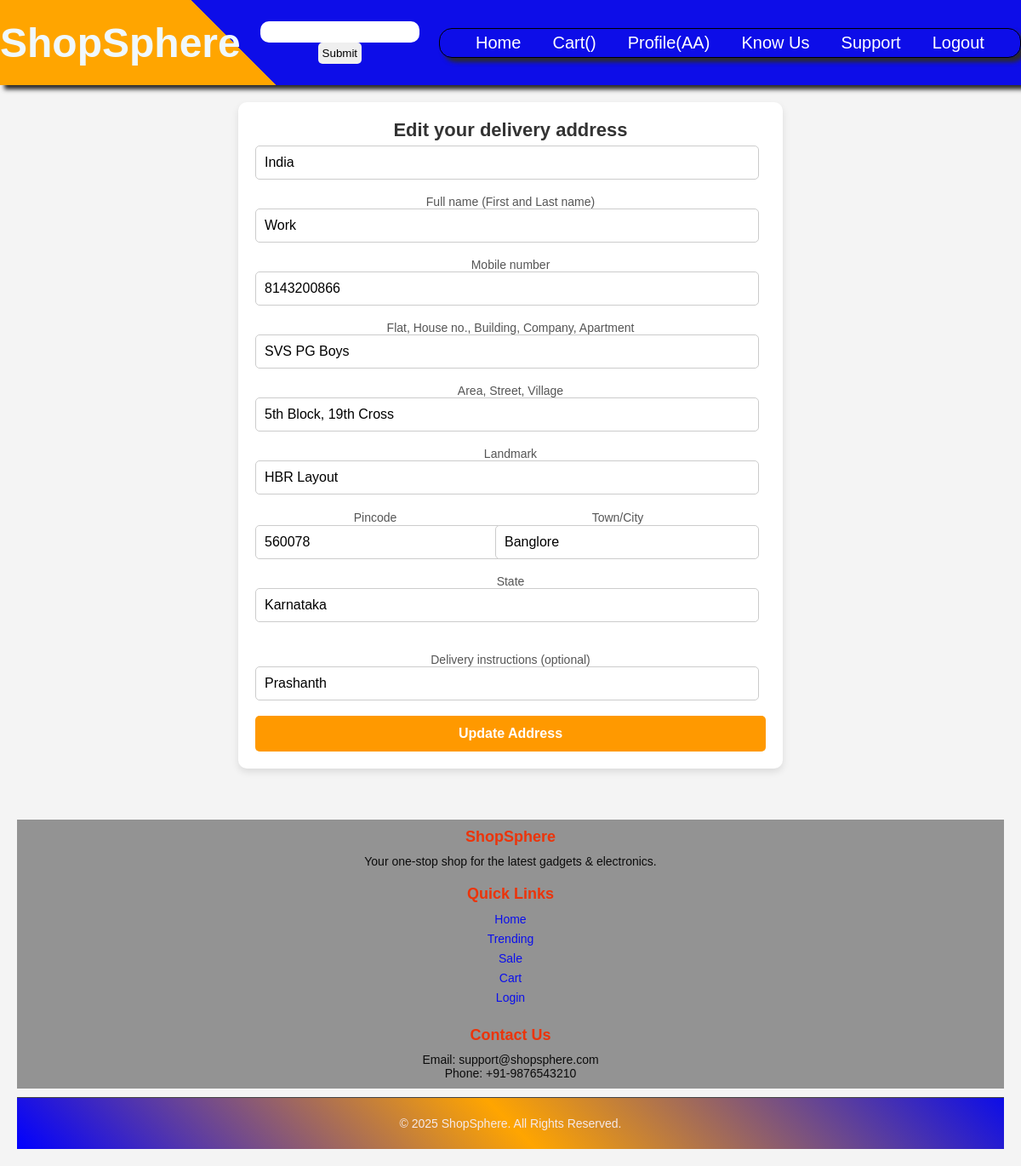
Page /editaddress/6 (signed in) on the committed database.
### base/models.py (models this page shows)
class Address(models.Model):
    host= models.ForeignKey(User, on_delete=models.CASCADE)
    name= models.CharField(max_length=255)
    phone= models.IntegerField(default='00000000')
    house= models.TextField()
    street= models.TextField()
    land= models.TextField()
    city= models.CharField(max_length=100)
    state= models.CharField(max_length=100)
    pincode= models.IntegerField(default='0000')
    country= models.CharField(max_length=100, default="India")
    instructions= models.TextField(blank=True, null=True)

### base/views.py (the view, shortened to what this page needs)
# urls.py: path('editaddress/<int:id>',views.Edit_address,name='editaddress'),
@login_required
def Edit_address(request, id):
    address = get_object_or_404(Address, id=id, host=request.user)
    return render(request, "editaddress.html", {'address': address})

### base/templates/editaddress.html (shortened to what this page needs)
{% extends 'main.html' %}
{% block content %}
<center>
    <div class="check">
        <h3>Edit your delivery address</h3>
        <form action="" method="POST">
            <input list="countries" name="country" value="{{ address.country }}" placeholder="Select Country" required>
            <br>
            <label>Full name (First and Last name)</label>
            <input type="text" name="name" value="{{ address.name }}" required><br>
            <label>Mobile number</label>
            <input type="number" name="phone" value="{{ address.phone }}" required><br>
            <label>Flat, House no., Building, Company, Apartment</label>
            <input type="text" name="house" value="{{ address.house }}" required><br>
            <label>Area, Street, Village</label>
            <input type="text" name="street" value="{{ address.street }}" required><br>
            <label>Landmark</label>
            <input type="text" name="land" value="{{ address.land }}" required><br>
            <div class="a">
                <div class="aa">
                    <label for="">Pincode</label>
                    <input type="number" name="pin" value="{{ address.pincode }}" required>
                </div>
                <div>
                    <label for="">Town/City</label>
                    <input type="text" name="city" value="{{ address.city }}" required>
                </div>
            </div><br>
            <label>State</label>
            <input list="states" name="state" value="{{ address.state }}" placeholder="Select State" required>
            <br><br>
            <label for="">Delivery instructions (optional)</label>
            <input type="text" name="inst" value="{{ address.instructions }}"><br>
            <input type="submit" value="Update Address">
        </form>
    </div>
</center>
{% endblock content %}

### templates/nav.html (shortened to what this page needs)
<nav>
    <div class="logo"><h1>ShopSphere</h1></div>
    {% if request.user.is_authenticated %}
    <div class="search">
        <form action="">
            <input type="search" name="query">
            <input type="submit">
        </form>
    </div>
    <div class="links">
        <a href="{% url 'home' %}">Home</a>
        <a href="{% url 'cart' %}">Cart({{count}})</a>
        <a href="{% url 'profile' %}">Profile({{request.user}})</a>
        <a href="{% url 'know' %}">Know Us</a>
        <a href="{% url 'support' %}">Support</a>
        <a href="{% url 'logout' %}">Logout</a>
    </div>
    {% endif %}
</nav>

### static/main.css (style rules this page uses)
* { margin: 0px; padding: 0px; }

### rows in the picture
Address: country "India", name "Work", phone "8143200866", house "SVS PG Boys", street "5th Block, 19th Cross", land "HBR Layout", pin "560078", city "Banglore", state "Karnataka", inst "Prashanth"

### other values in the picture
{{ request.user }} "AA"
